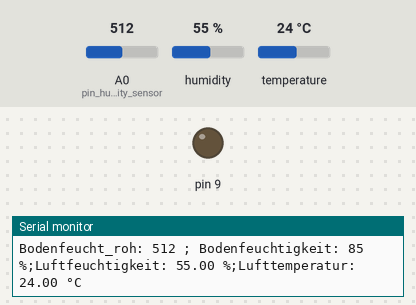
This sketch was run on a simulated Arduino Uno, built with avr-gcc and run on an emulated ATmega328P. On the bench: output pins drawn as LEDs (lit = HIGH), the last lines printed to the serial monitor. The inputs (shaded band) are chosen by the test bench; at power-on: A0 (pin_humidity_sensor) = 512, humidity 55 %, temperature 24 °C.

Above: at 2.8 s.
2.9 s: A0 (pin_humidity_sensor) set to 490
5.6 s: A0 (pin_humidity_sensor) set to 462
At 6.7 s:
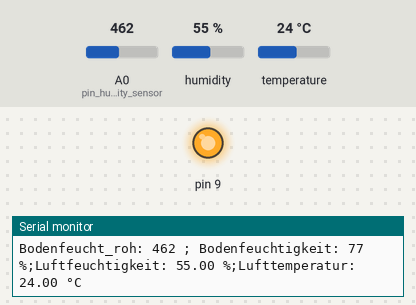
8.3 s: A0 (pin_humidity_sensor) set to 511
At 11.4 s:
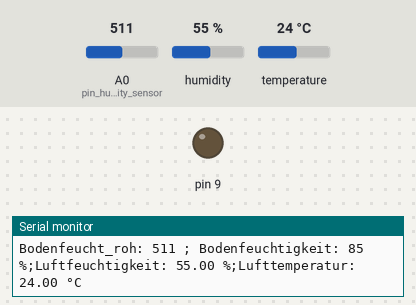
11.7 s: A0 (pin_humidity_sensor) set to 306
At 13.5 s:
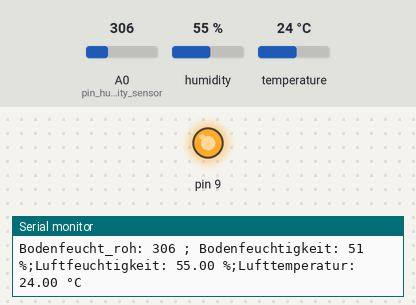
Timing chart, 0 to 15.0 s (numbered marks = the images above; inputs shaded):
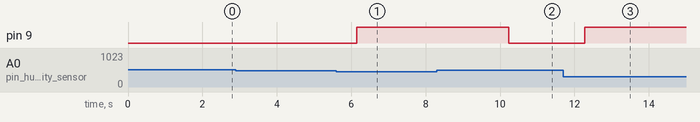

Measured:
- the behaviour switches between 480 and 479 on A0 (pin_humidity_sensor) (found by bisection; images 0 and 1)
- after the input at 5.6 s, pin 9: LOW → HIGH after 0.55 s
- after the input at 8.3 s, pin 9: HIGH → LOW after 1.9 s
- after the input at 11.7 s, pin 9: LOW → HIGH after 0.57 s

The sketch:

Garduino_Code.ino
```cpp
/*
  Garduino Code V01
  Tested with Arduino Uno
  Ardunio IDE 1.6.6
*/

#include "DHT.h"
#include <Servo.h>

//Festlegen der Pinbelegung
#define DHTPIN 2 //Pinbelegung für DHT11 Sensor
#define DHTTYPE DHT11
const int pin_humidity_sensor = A0;

//Initialize DHT sensor
DHT dht(DHTPIN, DHTTYPE);

//Variablen
int humidity_soil = 0;
int humidity_soil_raw = 0;

// the setup routine runs once when you press reset:
void setup() {
  // initialize serial communication at 9600 bits per second:
  Serial.begin(19200);
  Serial.println("Serial Monitor online");
  dht.begin();
  pinMode(9, OUTPUT);
}

// the loop routine runs over and over again forever:
void loop() {
  // HUMIDITY SOIL: read the input on analog pin 0:
  humidity_soil_raw = analogRead(pin_humidity_sensor);
  humidity_soil = map(humidity_soil_raw, 0, 600, 0, 100);
  humidity_soil = constrain(humidity_soil, 0, 100);
  int sensorValue = map(humidity_soil, 0, 100, 0, 255);

  // TEMP+HUMIDITY AIR: read the input on digital pin 2:
  float humidity_air = dht.readHumidity();
  float temperature_air = dht.readTemperature();
  // Check if any reads failed and exit early (to try again).
  if (isnan(humidity_air) || isnan(temperature_air)) {
    Serial.println("Failed to read from DHT sensor!");
    return;
  }
  if (humidity_soil<80){
    digitalWrite(9, HIGH);
  }
  else
  {
    digitalWrite(9, LOW);
  }

  //Fade the LED using the mapped value
  //analogWrite(9, sensorValue);

  // print out the values you read:
  Serial.print("Bodenfeucht_roh: ");
  Serial.print(humidity_soil_raw);
  Serial.print(" ; ");

  Serial.print("Bodenfeuchtigkeit: ");
  Serial.print(humidity_soil);
  Serial.print(" %;");

  Serial.print("Luftfeuchtigkeit: ");
  Serial.print(humidity_air);
  Serial.print(" %;");

  Serial.print("Lufttemperatur: ");
  Serial.print(temperature_air);
  Serial.println(" °C");
  delay(2000);        // delay in between reads for stability
}
```
